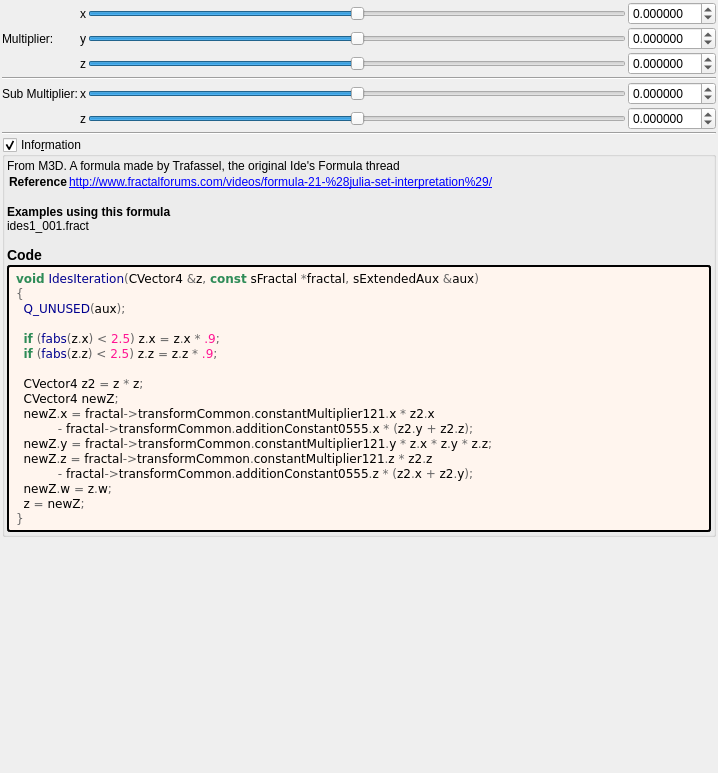
<?xml version="1.0" encoding="UTF-8"?>
<ui version="4.0">
 <class>ides</class>
 <widget class="QWidget" name="Form">
  <property name="geometry">
   <rect>
    <x>0</x>
    <y>0</y>
    <width>718</width>
    <height>773</height>
   </rect>
  </property>
  <property name="windowTitle">
   <string notr="true">ides</string>
  </property>
  <layout class="QVBoxLayout" name="verticalLayout">
   <property name="spacing">
    <number>2</number>
   </property>
   <property name="leftMargin">
    <number>2</number>
   </property>
   <property name="topMargin">
    <number>2</number>
   </property>
   <property name="rightMargin">
    <number>2</number>
   </property>
   <property name="bottomMargin">
    <number>2</number>
   </property>
   <item>
    <layout class="QGridLayout" name="gridLayout_64">
     <property name="spacing">
      <number>2</number>
     </property>
     <item row="6" column="3">
      <widget class="QSlider" name="slider3_transf_addition_constant_0555_z">
       <property name="sizePolicy">
        <sizepolicy hsizetype="Expanding" vsizetype="Maximum">
         <horstretch>0</horstretch>
         <verstretch>0</verstretch>
        </sizepolicy>
       </property>
       <property name="minimum">
        <number>-2000000</number>
       </property>
       <property name="maximum">
        <number>2000000</number>
       </property>
       <property name="value">
        <number>0</number>
       </property>
       <property name="sliderPosition">
        <number>0</number>
       </property>
       <property name="orientation">
        <enum>Qt::Horizontal</enum>
       </property>
      </widget>
     </item>
     <item row="1" column="4">
      <widget class="MyDoubleSpinBox" name="spinbox3_transf_constant_multiplier_121_x">
       <property name="sizePolicy">
        <sizepolicy hsizetype="Minimum" vsizetype="Maximum">
         <horstretch>0</horstretch>
         <verstretch>0</verstretch>
        </sizepolicy>
       </property>
       <property name="prefix">
        <string/>
       </property>
       <property name="suffix">
        <string/>
       </property>
       <property name="decimals">
        <number>6</number>
       </property>
       <property name="minimum">
        <double>-99.989999999999995</double>
       </property>
       <property name="maximum">
        <double>99.989999999999995</double>
       </property>
       <property name="singleStep">
        <double>0.100000000000000</double>
       </property>
      </widget>
     </item>
     <item row="2" column="1">
      <widget class="QLabel" name="label_267">
       <property name="text">
        <string>Multiplier:</string>
       </property>
      </widget>
     </item>
     <item row="2" column="4">
      <widget class="MyDoubleSpinBox" name="spinbox3_transf_constant_multiplier_121_y">
       <property name="sizePolicy">
        <sizepolicy hsizetype="Minimum" vsizetype="Maximum">
         <horstretch>0</horstretch>
         <verstretch>0</verstretch>
        </sizepolicy>
       </property>
       <property name="prefix">
        <string/>
       </property>
       <property name="suffix">
        <string/>
       </property>
       <property name="decimals">
        <number>6</number>
       </property>
       <property name="minimum">
        <double>-99.989999999999995</double>
       </property>
       <property name="maximum">
        <double>99.989999999999995</double>
       </property>
       <property name="singleStep">
        <double>0.100000000000000</double>
       </property>
      </widget>
     </item>
     <item row="7" column="1" colspan="4">
      <widget class="Line" name="line_59">
       <property name="orientation">
        <enum>Qt::Horizontal</enum>
       </property>
      </widget>
     </item>
     <item row="2" column="3">
      <widget class="QSlider" name="slider3_transf_constant_multiplier_121_y">
       <property name="sizePolicy">
        <sizepolicy hsizetype="Expanding" vsizetype="Maximum">
         <horstretch>0</horstretch>
         <verstretch>0</verstretch>
        </sizepolicy>
       </property>
       <property name="minimum">
        <number>-5000000</number>
       </property>
       <property name="maximum">
        <number>5000000</number>
       </property>
       <property name="singleStep">
        <number>1</number>
       </property>
       <property name="orientation">
        <enum>Qt::Horizontal</enum>
       </property>
      </widget>
     </item>
     <item row="1" column="3">
      <widget class="QSlider" name="slider3_transf_constant_multiplier_121_x">
       <property name="sizePolicy">
        <sizepolicy hsizetype="Preferred" vsizetype="Preferred">
         <horstretch>0</horstretch>
         <verstretch>0</verstretch>
        </sizepolicy>
       </property>
       <property name="minimum">
        <number>-5000000</number>
       </property>
       <property name="maximum">
        <number>5000000</number>
       </property>
       <property name="singleStep">
        <number>1</number>
       </property>
       <property name="orientation">
        <enum>Qt::Horizontal</enum>
       </property>
      </widget>
     </item>
     <item row="4" column="1" colspan="4">
      <widget class="Line" name="line_56">
       <property name="orientation">
        <enum>Qt::Horizontal</enum>
       </property>
      </widget>
     </item>
     <item row="2" column="2">
      <widget class="QLabel" name="label_264">
       <property name="text">
        <string notr="true">y</string>
       </property>
      </widget>
     </item>
     <item row="5" column="2">
      <widget class="QLabel" name="label_258">
       <property name="text">
        <string notr="true">x</string>
       </property>
      </widget>
     </item>
     <item row="3" column="4">
      <widget class="MyDoubleSpinBox" name="spinbox3_transf_constant_multiplier_121_z">
       <property name="sizePolicy">
        <sizepolicy hsizetype="Minimum" vsizetype="Maximum">
         <horstretch>0</horstretch>
         <verstretch>0</verstretch>
        </sizepolicy>
       </property>
       <property name="prefix">
        <string/>
       </property>
       <property name="suffix">
        <string/>
       </property>
       <property name="decimals">
        <number>6</number>
       </property>
       <property name="minimum">
        <double>-99.989999999999995</double>
       </property>
       <property name="maximum">
        <double>99.989999999999995</double>
       </property>
       <property name="singleStep">
        <double>0.100000000000000</double>
       </property>
      </widget>
     </item>
     <item row="3" column="3">
      <widget class="QSlider" name="slider3_transf_constant_multiplier_121_z">
       <property name="sizePolicy">
        <sizepolicy hsizetype="Expanding" vsizetype="Maximum">
         <horstretch>0</horstretch>
         <verstretch>0</verstretch>
        </sizepolicy>
       </property>
       <property name="minimum">
        <number>-5000000</number>
       </property>
       <property name="maximum">
        <number>5000000</number>
       </property>
       <property name="singleStep">
        <number>1</number>
       </property>
       <property name="orientation">
        <enum>Qt::Horizontal</enum>
       </property>
      </widget>
     </item>
     <item row="3" column="2">
      <widget class="QLabel" name="label_266">
       <property name="text">
        <string notr="true">z</string>
       </property>
      </widget>
     </item>
     <item row="1" column="2">
      <widget class="QLabel" name="label_257">
       <property name="text">
        <string notr="true">x</string>
       </property>
      </widget>
     </item>
     <item row="5" column="1">
      <widget class="QLabel" name="label_146">
       <property name="text">
        <string>Sub Multiplier:</string>
       </property>
      </widget>
     </item>
     <item row="6" column="2">
      <widget class="QLabel" name="label_268">
       <property name="text">
        <string notr="true">z</string>
       </property>
      </widget>
     </item>
     <item row="5" column="3">
      <widget class="QSlider" name="slider3_transf_addition_constant_0555_x">
       <property name="sizePolicy">
        <sizepolicy hsizetype="Expanding" vsizetype="Maximum">
         <horstretch>0</horstretch>
         <verstretch>0</verstretch>
        </sizepolicy>
       </property>
       <property name="minimum">
        <number>-2000000</number>
       </property>
       <property name="maximum">
        <number>2000000</number>
       </property>
       <property name="value">
        <number>0</number>
       </property>
       <property name="sliderPosition">
        <number>0</number>
       </property>
       <property name="orientation">
        <enum>Qt::Horizontal</enum>
       </property>
      </widget>
     </item>
     <item row="5" column="4">
      <widget class="MyDoubleSpinBox" name="spinbox3_transf_addition_constant_0555_x">
       <property name="sizePolicy">
        <sizepolicy hsizetype="Minimum" vsizetype="Maximum">
         <horstretch>0</horstretch>
         <verstretch>0</verstretch>
        </sizepolicy>
       </property>
       <property name="prefix">
        <string/>
       </property>
       <property name="suffix">
        <string/>
       </property>
       <property name="decimals">
        <number>6</number>
       </property>
       <property name="minimum">
        <double>-99.998999999999995</double>
       </property>
       <property name="maximum">
        <double>99.998999999999995</double>
       </property>
       <property name="singleStep">
        <double>0.100000000000000</double>
       </property>
      </widget>
     </item>
     <item row="6" column="4">
      <widget class="MyDoubleSpinBox" name="spinbox3_transf_addition_constant_0555_z">
       <property name="sizePolicy">
        <sizepolicy hsizetype="Minimum" vsizetype="Maximum">
         <horstretch>0</horstretch>
         <verstretch>0</verstretch>
        </sizepolicy>
       </property>
       <property name="prefix">
        <string/>
       </property>
       <property name="suffix">
        <string/>
       </property>
       <property name="decimals">
        <number>6</number>
       </property>
       <property name="minimum">
        <double>-99.998999999999995</double>
       </property>
       <property name="maximum">
        <double>99.998999999999995</double>
       </property>
       <property name="singleStep">
        <double>0.100000000000000</double>
       </property>
      </widget>
     </item>
    </layout>
   </item>
   <item>
    <widget class="MyGroupBox" name="groupCheck_info">
     <property name="title">
      <string>Info&amp;rmation</string>
     </property>
     <property name="flat">
      <bool>false</bool>
     </property>
     <property name="checkable">
      <bool>true</bool>
     </property>
     <layout class="QVBoxLayout" name="verticalLayout_2">
      <property name="spacing">
       <number>2</number>
      </property>
      <property name="leftMargin">
       <number>2</number>
      </property>
      <property name="topMargin">
       <number>2</number>
      </property>
      <property name="rightMargin">
       <number>2</number>
      </property>
      <property name="bottomMargin">
       <number>2</number>
      </property>
      <item>
       <widget class="QLabel" name="label_information_general">
        <property name="text">
         <string notr="true">&lt;p&gt;From M3D. A formula made by Trafassel, the original Ide's Formula thread&lt;/p&gt;&lt;table&gt;
&lt;tr&gt;&lt;th&gt;Reference&lt;/th&gt;&lt;td&gt;&lt;a href=&quot;http://www.fractalforums.com/videos/formula-21-%28julia-set-interpretation%29/&quot;&gt;http://www.fractalforums.com/videos/formula-21-%28julia-set-interpretation%29/&lt;br&gt;
&lt;/td&gt;&lt;/tr&gt;
&lt;/table&gt;
&lt;br&gt;&lt;b&gt;Examples using this formula&lt;/b&gt;&lt;br&gt;ides1_001.fract&lt;h3&gt;Code&lt;/h3&gt;</string>
        </property>
        <property name="wordWrap">
         <bool>true</bool>
        </property>
        <property name="openExternalLinks">
         <bool>true</bool>
        </property>
        <property name="textInteractionFlags">
         <set>Qt::LinksAccessibleByMouse|Qt::TextSelectableByMouse</set>
        </property>
       </widget>
      </item>
      <item>
       <widget class="QLabel" name="label_code_content">
        <property name="styleSheet">
         <string notr="true">border-style: outset; border-width: 2px; border-radius: 3px; border-color: black; background-color: #fff5ee; padding: 4px;</string>
        </property>
        <property name="text">
         <string notr="true">&lt;body style=&quot;background-color:#fff5ee&quot;&gt;
&lt;pre style=&quot;color:#000000; background-color:#fff5ee;  font-family:'Courier New',monospace;&quot;&gt;&lt;span style=&quot;color:#2e8b57; font-weight:bold&quot;&gt;void&lt;/span&gt; &lt;span style=&quot;color:#00008f&quot;&gt;IdesIteration&lt;/span&gt;&lt;span style=&quot;color:#676767&quot;&gt;(&lt;/span&gt;CVector4 &lt;span style=&quot;color:#676767&quot;&gt;&amp;amp;&lt;/span&gt;z&lt;span style=&quot;color:#676767&quot;&gt;,&lt;/span&gt; &lt;span style=&quot;color:#2e8b57; font-weight:bold&quot;&gt;const&lt;/span&gt; sFractal &lt;span style=&quot;color:#676767&quot;&gt;*&lt;/span&gt;fractal&lt;span style=&quot;color:#676767&quot;&gt;,&lt;/span&gt; sExtendedAux &lt;span style=&quot;color:#676767&quot;&gt;&amp;amp;&lt;/span&gt;aux&lt;span style=&quot;color:#676767&quot;&gt;)&lt;/span&gt;
&lt;span style=&quot;color:#676767&quot;&gt;{&lt;/span&gt;
  &lt;span style=&quot;color:#00008f&quot;&gt;Q_UNUSED&lt;/span&gt;&lt;span style=&quot;color:#676767&quot;&gt;(&lt;/span&gt;aux&lt;span style=&quot;color:#676767&quot;&gt;);&lt;/span&gt;

  &lt;span style=&quot;color:#2e8b57; font-weight:bold&quot;&gt;if&lt;/span&gt; &lt;span style=&quot;color:#676767&quot;&gt;(&lt;/span&gt;&lt;span style=&quot;color:#00008f&quot;&gt;fabs&lt;/span&gt;&lt;span style=&quot;color:#676767&quot;&gt;(&lt;/span&gt;z&lt;span style=&quot;color:#676767&quot;&gt;.&lt;/span&gt;x&lt;span style=&quot;color:#676767&quot;&gt;) &amp;lt;&lt;/span&gt; &lt;span style=&quot;color:#ff1493&quot;&gt;2.5&lt;/span&gt;&lt;span style=&quot;color:#676767&quot;&gt;)&lt;/span&gt; z&lt;span style=&quot;color:#676767&quot;&gt;.&lt;/span&gt;x &lt;span style=&quot;color:#676767&quot;&gt;=&lt;/span&gt; z&lt;span style=&quot;color:#676767&quot;&gt;.&lt;/span&gt;x &lt;span style=&quot;color:#676767&quot;&gt;*&lt;/span&gt; &lt;span style=&quot;color:#ff1493&quot;&gt;.9&lt;/span&gt;&lt;span style=&quot;color:#676767&quot;&gt;;&lt;/span&gt;
  &lt;span style=&quot;color:#2e8b57; font-weight:bold&quot;&gt;if&lt;/span&gt; &lt;span style=&quot;color:#676767&quot;&gt;(&lt;/span&gt;&lt;span style=&quot;color:#00008f&quot;&gt;fabs&lt;/span&gt;&lt;span style=&quot;color:#676767&quot;&gt;(&lt;/span&gt;z&lt;span style=&quot;color:#676767&quot;&gt;.&lt;/span&gt;z&lt;span style=&quot;color:#676767&quot;&gt;) &amp;lt;&lt;/span&gt; &lt;span style=&quot;color:#ff1493&quot;&gt;2.5&lt;/span&gt;&lt;span style=&quot;color:#676767&quot;&gt;)&lt;/span&gt; z&lt;span style=&quot;color:#676767&quot;&gt;.&lt;/span&gt;z &lt;span style=&quot;color:#676767&quot;&gt;=&lt;/span&gt; z&lt;span style=&quot;color:#676767&quot;&gt;.&lt;/span&gt;z &lt;span style=&quot;color:#676767&quot;&gt;*&lt;/span&gt; &lt;span style=&quot;color:#ff1493&quot;&gt;.9&lt;/span&gt;&lt;span style=&quot;color:#676767&quot;&gt;;&lt;/span&gt;

  CVector4 z2 &lt;span style=&quot;color:#676767&quot;&gt;=&lt;/span&gt; z &lt;span style=&quot;color:#676767&quot;&gt;*&lt;/span&gt; z&lt;span style=&quot;color:#676767&quot;&gt;;&lt;/span&gt;
  CVector4 newZ&lt;span style=&quot;color:#676767&quot;&gt;;&lt;/span&gt;
  newZ&lt;span style=&quot;color:#676767&quot;&gt;.&lt;/span&gt;x &lt;span style=&quot;color:#676767&quot;&gt;=&lt;/span&gt; fractal&lt;span style=&quot;color:#676767&quot;&gt;-&amp;gt;&lt;/span&gt;transformCommon&lt;span style=&quot;color:#676767&quot;&gt;.&lt;/span&gt;constantMultiplier121&lt;span style=&quot;color:#676767&quot;&gt;.&lt;/span&gt;x &lt;span style=&quot;color:#676767&quot;&gt;*&lt;/span&gt; z2&lt;span style=&quot;color:#676767&quot;&gt;.&lt;/span&gt;x
           &lt;span style=&quot;color:#676767&quot;&gt;-&lt;/span&gt; fractal&lt;span style=&quot;color:#676767&quot;&gt;-&amp;gt;&lt;/span&gt;transformCommon&lt;span style=&quot;color:#676767&quot;&gt;.&lt;/span&gt;additionConstant0555&lt;span style=&quot;color:#676767&quot;&gt;.&lt;/span&gt;x &lt;span style=&quot;color:#676767&quot;&gt;* (&lt;/span&gt;z2&lt;span style=&quot;color:#676767&quot;&gt;.&lt;/span&gt;y &lt;span style=&quot;color:#676767&quot;&gt;+&lt;/span&gt; z2&lt;span style=&quot;color:#676767&quot;&gt;.&lt;/span&gt;z&lt;span style=&quot;color:#676767&quot;&gt;);&lt;/span&gt;
  newZ&lt;span style=&quot;color:#676767&quot;&gt;.&lt;/span&gt;y &lt;span style=&quot;color:#676767&quot;&gt;=&lt;/span&gt; fractal&lt;span style=&quot;color:#676767&quot;&gt;-&amp;gt;&lt;/span&gt;transformCommon&lt;span style=&quot;color:#676767&quot;&gt;.&lt;/span&gt;constantMultiplier121&lt;span style=&quot;color:#676767&quot;&gt;.&lt;/span&gt;y &lt;span style=&quot;color:#676767&quot;&gt;*&lt;/span&gt; z&lt;span style=&quot;color:#676767&quot;&gt;.&lt;/span&gt;x &lt;span style=&quot;color:#676767&quot;&gt;*&lt;/span&gt; z&lt;span style=&quot;color:#676767&quot;&gt;.&lt;/span&gt;y &lt;span style=&quot;color:#676767&quot;&gt;*&lt;/span&gt; z&lt;span style=&quot;color:#676767&quot;&gt;.&lt;/span&gt;z&lt;span style=&quot;color:#676767&quot;&gt;;&lt;/span&gt;
  newZ&lt;span style=&quot;color:#676767&quot;&gt;.&lt;/span&gt;z &lt;span style=&quot;color:#676767&quot;&gt;=&lt;/span&gt; fractal&lt;span style=&quot;color:#676767&quot;&gt;-&amp;gt;&lt;/span&gt;transformCommon&lt;span style=&quot;color:#676767&quot;&gt;.&lt;/span&gt;constantMultiplier121&lt;span style=&quot;color:#676767&quot;&gt;.&lt;/span&gt;z &lt;span style=&quot;color:#676767&quot;&gt;*&lt;/span&gt; z2&lt;span style=&quot;color:#676767&quot;&gt;.&lt;/span&gt;z
           &lt;span style=&quot;color:#676767&quot;&gt;-&lt;/span&gt; fractal&lt;span style=&quot;color:#676767&quot;&gt;-&amp;gt;&lt;/span&gt;transformCommon&lt;span style=&quot;color:#676767&quot;&gt;.&lt;/span&gt;additionConstant0555&lt;span style=&quot;color:#676767&quot;&gt;.&lt;/span&gt;z &lt;span style=&quot;color:#676767&quot;&gt;* (&lt;/span&gt;z2&lt;span style=&quot;color:#676767&quot;&gt;.&lt;/span&gt;x &lt;span style=&quot;color:#676767&quot;&gt;+&lt;/span&gt; z2&lt;span style=&quot;color:#676767&quot;&gt;.&lt;/span&gt;y&lt;span style=&quot;color:#676767&quot;&gt;);&lt;/span&gt;
  newZ&lt;span style=&quot;color:#676767&quot;&gt;.&lt;/span&gt;w &lt;span style=&quot;color:#676767&quot;&gt;=&lt;/span&gt; z&lt;span style=&quot;color:#676767&quot;&gt;.&lt;/span&gt;w&lt;span style=&quot;color:#676767&quot;&gt;;&lt;/span&gt;
  z &lt;span style=&quot;color:#676767&quot;&gt;=&lt;/span&gt; newZ&lt;span style=&quot;color:#676767&quot;&gt;;&lt;/span&gt;
&lt;span style=&quot;color:#676767&quot;&gt;}&lt;/span&gt;
&lt;/pre&gt;
&lt;/body&gt;</string>
        </property>
        <property name="wordWrap">
         <bool>true</bool>
        </property>
        <property name="openExternalLinks">
         <bool>true</bool>
        </property>
        <property name="textInteractionFlags">
         <set>Qt::LinksAccessibleByMouse|Qt::TextSelectableByMouse</set>
        </property>
       </widget>
      </item>
     </layout>
    </widget>
   </item>
   <item>
    <spacer name="verticalSpacer">
     <property name="orientation">
      <enum>Qt::Vertical</enum>
     </property>
     <property name="sizeHint" stdset="0">
      <size>
       <width>20</width>
       <height>40</height>
      </size>
     </property>
    </spacer>
   </item>
  </layout>
 </widget>
 <customwidgets>
  <customwidget>
   <class>MyGroupBox</class>
   <extends>QGroupBox</extends>
   <header>my_group_box.h</header>
   <container>1</container>
  </customwidget>
  <customwidget>
   <class>MyDoubleSpinBox</class>
   <extends>QDoubleSpinBox</extends>
   <header>my_double_spin_box.h</header>
  </customwidget>
 </customwidgets>
 <tabstops>
  <tabstop>slider3_transf_constant_multiplier_121_x</tabstop>
  <tabstop>spinbox3_transf_constant_multiplier_121_x</tabstop>
  <tabstop>slider3_transf_constant_multiplier_121_y</tabstop>
  <tabstop>spinbox3_transf_constant_multiplier_121_y</tabstop>
  <tabstop>slider3_transf_constant_multiplier_121_z</tabstop>
  <tabstop>spinbox3_transf_constant_multiplier_121_z</tabstop>
  <tabstop>slider3_transf_addition_constant_0555_x</tabstop>
  <tabstop>spinbox3_transf_addition_constant_0555_x</tabstop>
  <tabstop>slider3_transf_addition_constant_0555_z</tabstop>
  <tabstop>spinbox3_transf_addition_constant_0555_z</tabstop>
  <tabstop>groupCheck_info</tabstop>
 </tabstops>
 <resources/>
 <connections/>
</ui>
